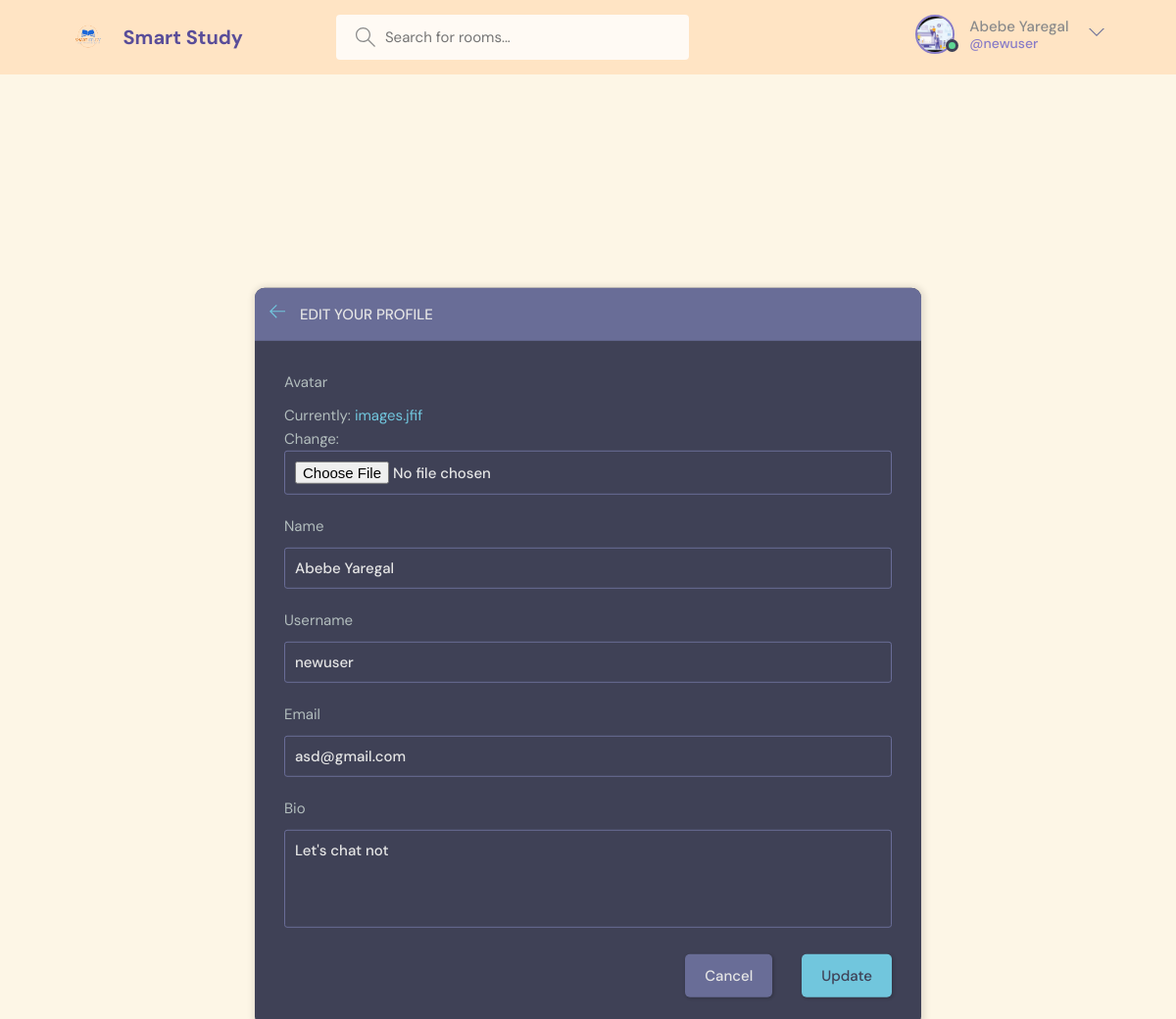
Page /update-user/ (signed in) on the committed database.
### playground/models.py (models this page shows)
class User(AbstractUser):
    name = models.CharField(max_length=200, null=True)
    email = models.EmailField(null=True, unique=True)
    bio = models.TextField(null=True)
    avatar = models.ImageField(null=True, default='avatar.svg')
    REQUIRED_FIELDS = []

### playground/views.py (the view)
# urls.py: path('update-user/', views.updateUser, name='update-user'),
@login_required(login_url='login')
def updateUser(request):
    user = request.user
    form = UserForm(instance=user)
    if request.method == "POST":
        form = UserForm(request.POST, request.FILES, instance=user)
        if form.is_valid():
            form.save()
            return redirect('user-profile', pk=user.id)
    return render(request, 'playground/update-user.html', {'form': form})

### playground/forms.py
class UserForm(ModelForm):
    class Meta:
        model = User
        fields = ['avatar', 'name', 'username', 'email', 'bio']

### playground/templates/playground/update-user.html (shortened to what this page needs)
{% extends 'main.html' %}
{% block content %}
    <main class="update-account layout">
        <div class="container">
            <div class="layout__box" style="transform: translate(-50%, -30%);">
                <div class="layout__boxHeader">
                    <div class="layout__boxTitle">
                        <a href="{{request.META.HTTP_REFERER}}">
                            <svg version="1.1" xmlns="http://www.w3.org/2000/svg" width="32" height="32"
                                viewBox="0 0 32 32">
                                <title>arrow-left</title>
                                <path
                                    d="M13.723 2.286l-13.723 13.714 13.719 13.714 1.616-1.611-10.96-10.96h27.625v-2.286h-27.625l10.965-10.965-1.616-1.607z">
                                </path>
                            </svg>
                        </a>
                        <h3>Edit your profile</h3>
                    </div>
                </div>
                <div class="layout__body">
                    <form class="form" action="" method="POST" enctype="multipart/form-data">
                        {% for field in form %}
                        <div class="form__group">
                        <label for="{{field.label}}">{{field.label}}</label>
                        {{ field }}
                        </div>
                        {% endfor %}
                        <div class="form__action">
                            <a class="btn btn--dark" href="{{request.META.HTTP_REFERER}}">Cancel</a>
                            <button class="btn btn--main" type="submit">Update</button>
                        </div>
                    </form>
                </div>
            </div>
        </div>
    </main>
{% endblock %}

### templates/navbar.html (shortened to what this page needs)
{% load static %}
<header class="header header--loggedIn" style="background-color: bisque;">
    <div class="container">
      <a href="{% url 'home' %}" class="header__logo">
        <img src="{% static 'images/logo.png' %}" />
        <h1 style="color: rgb(89, 77, 153);">Smart Study</h1>
      </a>
      <form class="header__search" method="GET" action="{% url 'home' %}">
        <label style="background-color: rgb(255, 250, 244);">
          <input name="q" placeholder="Search for rooms..." />
        </label>
      </form>
      <nav class="header__menu">
        {% if request.user.is_authenticated %}
        <div class="header__user">
          <a href="{% url 'user-profile' user.id %}">
            <div class="avatar avatar--medium active" style="border-color: rgb(137, 124, 199);">
              <img src="{{request.user.avatar.url}}" />
            </div>
            <p>{{request.user.name}} <span style="color:rgb(137, 124, 199);">@{{request.user.username}}</span></p>
          </a>
          <button class="dropdown-button">
            <svg version="1.1" xmlns="http://www.w3.org/2000/svg" width="32" height="32" viewBox="0 0 32 32">
              <title>chevron-down</title>
              <path d="M16 21l-13-13h-3l16 16 16-16h-3l-13 13z"></path>
            </svg>
          </button>
        </div>
        {% else %}
        <a href="{% url 'login' %}">
          <img src="{% static 'images/avatar.svg' %}" />
          <p>Login</p>
        </a>
        {% endif %}
      </nav>
    </div>
  </header>

### rows in the picture
User: user.avatar (picture), user.name "Abebe Yaregal", user.username "newuser", form "Abebe Yaregal" "newuser" "asd@gmail.com" "Let's chat not"

### other values in the picture
{{ field.label }} "Avatar" "Name" "Username" "Email" "Bio"
